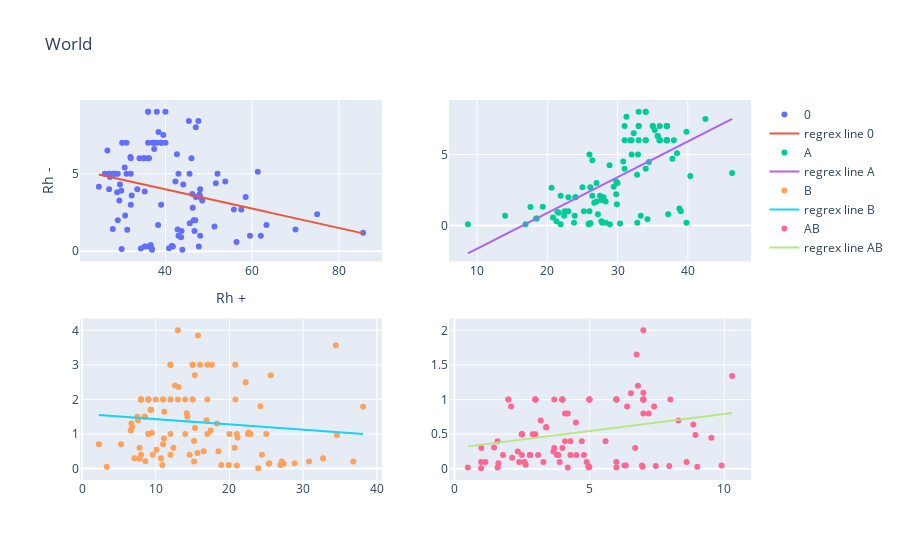

Notebook cell for this chart:
### Code cell
# Scatter con Regressione - World

import main

main.create_scatter("World",
                   ["0", main.get_array('0+'), main.get_array('0-')],
                   ["A", main.get_array('a+'), main.get_array('a-')],
                   ["B", main.get_array('b+'), main.get_array('b-')],
                   ["AB", main.get_array('ab+'), main.get_array('ab-')],
                   )
